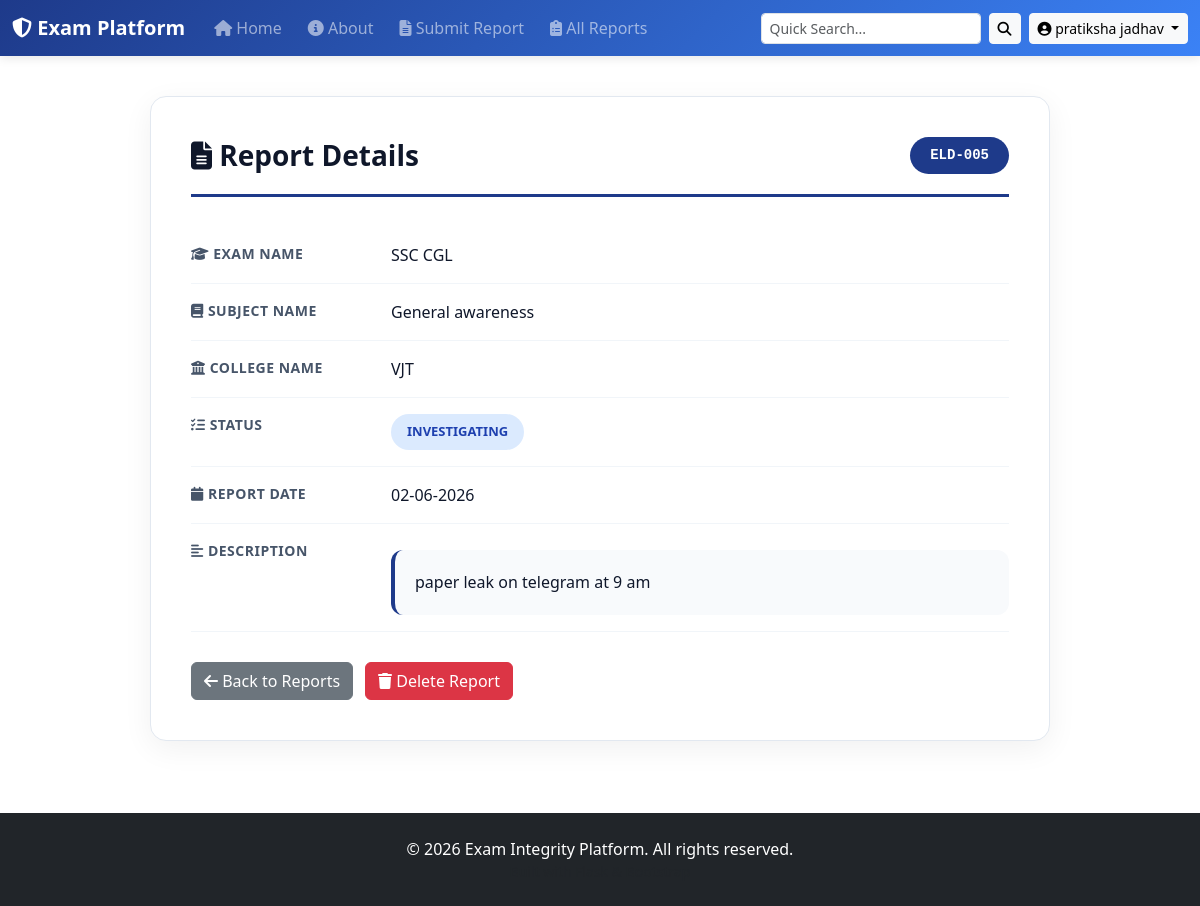
Screenshot of /report/5 (signed in) with the database file from the repository.
### tables this page shows
CREATE TABLE users (
                    id INTEGER PRIMARY KEY AUTOINCREMENT,
                    username TEXT UNIQUE NOT NULL,
                    password TEXT NOT NULL,
                    created_at TIMESTAMP DEFAULT CURRENT_TIMESTAMP
                );

CREATE TABLE entries (
            id INTEGER PRIMARY KEY AUTOINCREMENT,
            exam_name TEXT NOT NULL,
            subject_name TEXT NOT NULL,
            college_name TEXT NOT NULL,
            status TEXT NOT NULL,
            report_date TEXT NOT NULL,
            description TEXT NOT NULL,
            created_at TIMESTAMP DEFAULT CURRENT_TIMESTAMP
        );

### app.py (the view)
@app.route('/report/<int:id>')
@login_required
def view_report(id):
    conn = get_db()
    conn.row_factory = sqlite3.Row
    report = conn.execute('SELECT * FROM entries WHERE id =?', (id,)).fetchone()
    conn.close()
    if report is None:
        flash('Report not found!', 'error')
        return redirect(url_for('report_list'))
    report_dict = dict(report)
    report_dict['display_id'] = f"ELD-{report_dict['id']:03d}"
    report_dict['is_dummy'] = False
    if report_dict['report_date']:
        try:
            date_obj = datetime.strptime(report_dict['report_date'], '%Y-%m-%d')
            report_dict['report_date'] = date_obj.strftime('%d-%m-%Y')
        except:
            pass
    return render_template('detail.html', report=report_dict)

### app.py (called while the page is built)
@login_manager.user_loader
def load_user(user_id):
    conn = get_db()
    user = conn.execute('SELECT * FROM users WHERE id =?', (user_id,)).fetchone()
    conn.close()
    if user:
        return User(id=user['id'], username=user['username'])
    return None

### database.py (called while the page is built)
def get_db():
    conn = sqlite3.connect('myproject.db')
    conn.row_factory = sqlite3.Row
    return conn

### templates/detail.html (shortened to what this page needs)
{% extends "base.html" %}
{% block content %}
<link href="https://cdn.jsdelivr.net/npm/bootstrap@5.3.0/dist/css/bootstrap.min.css" rel="stylesheet">
<link rel="stylesheet" href="https://cdnjs.cloudflare.com/ajax/libs/font-awesome/6.4.0/css/all.min.css">
<div class="detail-wrapper">
    <div class="detail-card">
        <div class="detail-header">
            <h2><i class="fas fa-file-alt"></i> Report Details</h2>
            <span class="report-id-badge">{{ report.display_id }}</span>
        </div>
        <div class="detail-row">
            <div class="detail-label">
                <i class="fas fa-graduation-cap"></i> Exam Name
            </div>
            <div class="detail-value">{{ report.exam_name }}</div>
        </div>
        <div class="detail-row">
            <div class="detail-label">
                <i class="fas fa-book"></i> Subject Name
            </div>
            <div class="detail-value">{{ report.subject_name }}</div>
        </div>
        <div class="detail-row">
            <div class="detail-label">
                <i class="fas fa-university"></i> College Name
            </div>
            <div class="detail-value">{{ report.college_name }}</div>
        </div>
        <div class="detail-row">
            <div class="detail-label">
                <i class="fas fa-tasks"></i> Status
            </div>
            <div class="detail-value">
                <span class="status-badge status-{{ report.status }}">{{ report.status }}</span>
            </div>
        </div>
        <div class="detail-row">
            <div class="detail-label">
                <i class="fas fa-calendar"></i> Report Date
            </div>
            <div class="detail-value">{{ report.report_date }}</div>
        </div>
        <div class="detail-row">
            <div class="detail-label">
                <i class="fas fa-align-left"></i> Description
            </div>
            <div class="detail-value">
                <div class="description-box">{{ report.description or 'No description provided' }}</div>
            </div>
        </div>
        <div class="action-buttons">
            <a href="{{ url_for('report_list') }}" class="btn btn-secondary">
                <i class="fas fa-arrow-left"></i> Back to Reports
            </a>
            {% if not report.is_dummy %}
            <form action="{{ url_for('delete_report', id=report.id) }}" method="POST" style="margin:0;">
                <button type="submit" class="btn btn-danger"
                        onclick="return confirm('Are you sure you want to delete this report?');">
                    <i class="fas fa-trash"></i> Delete Report
                </button>
            </form>
            {% endif %}
        </div>
    </div>
</div>
{% endblock %}

### templates/base.html (shortened to what this page needs)
<!DOCTYPE html>
<html lang="en">
<head>
    <link href="https://cdn.jsdelivr.net/npm/bootstrap@5.3.0/dist/css/bootstrap.min.css" rel="stylesheet">
    <link rel="stylesheet" href="https://cdnjs.cloudflare.com/ajax/libs/font-awesome/6.4.0/css/all.min.css">
</head>
<body>
<nav class="navbar navbar-expand-lg navbar-dark" style="background: linear-gradient(135deg, #1e3a8a 0%, #3b82f6 100%);">
    <div class="container-fluid" style="max-width: 1400px;">
        <a class="navbar-brand" href="{{ url_for('home') }}">
            <i class="fas fa-shield-alt"></i> Exam Platform
        </a>
        <div class="collapse navbar-collapse" id="navbarContent">
            <ul class="navbar-nav me-auto mb-2 mb-lg-0">
                <li class="nav-item">
                    <a class="nav-link {% if request.endpoint == 'home' %}active{% endif %}" href="{{ url_for('home') }}">
                        <i class="fas fa-home"></i> Home
                    </a>
                </li>
                <li class="nav-item">
                    <a class="nav-link {% if request.endpoint == 'about' %}active{% endif %}" href="{{ url_for('about') }}">
                        <i class="fas fa-info-circle"></i> About
                    </a>
                </li>
                {% if current_user.is_authenticated %}
                <li class="nav-item">
                    <a class="nav-link {% if request.endpoint == 'form' %}active{% endif %}" href="{{ url_for('form') }}">
                        <i class="fas fa-file-alt"></i> Submit Report
                    </a>
                </li>
                <li class="nav-item">
                    <a class="nav-link {% if request.endpoint == 'report_list' %}active{% endif %}" href="{{ url_for('report_list') }}">
                        <i class="fas fa-clipboard-list"></i> All Reports
                    </a>
                </li>
                {% endif %}
            </ul>
            <div class="d-flex align-items-center gap-2">
                {% if current_user.is_authenticated %}
                <form class="d-flex" action="{{ url_for('report_list') }}" method="GET">
                    <input class="form-control form-control-sm search-input me-2"
                           type="search"
                           name="search"
                           placeholder="Quick Search..."
                           style="min-width: 200px;">
                    <button class="btn btn-light btn-sm" type="submit" title="Search">
                        <i class="fas fa-search"></i>
                    </button>
                </form>
                {% endif %}
                {% if current_user.is_authenticated %}
                    <div class="dropdown">
                        <button class="btn btn-light btn-sm dropdown-toggle" type="button" data-bs-toggle="dropdown">
                            <i class="fas fa-user-circle"></i> {{ current_user.username }}
                        </button>
                    </div>
                {% endif %}
            </div>
        </div>
    </div>
</nav>
<main class="container-fluid py-4" style="max-width: 1400px;">
    {% block content %}{% endblock %}
</main>
<footer class="bg-dark text-white text-center py-4 mt-5">
    <div class="container">
        <p class="mb-0">&copy; 2026 Exam Integrity Platform. All rights reserved.</p>
        <p class="text-muted small mb-0">Built with Flask & Bootstrap</p>
    </div>
</footer>
</body>
</html>

### templates/base.html (style rules this page uses)
body { font-family: 'Segoe UI', Tahoma, Geneva, Verdana, sans-serif; background: #f8fafc; }
.navbar { box-shadow: 0 2px 10px rgba(0,0,0,0.1); padding: 12px 0; }
.navbar-brand { font-size: 20px; font-weight: 800; }
.nav-link { font-weight: 500; margin: 0 5px; border-radius: 6px; transition: all 0.3s; }
.btn { font-weight: 600; border-radius: 8px; transition: all 0.3s; }
.search-input { border-radius: 8px; border: 2px solid rgba(255,255,255,0.3); background: rgba(255,255,255,0.1); color: white; }
.search-input::placeholder { color: rgba(255,255,255,0.7); }

### templates/detail.html (style rules this page uses)
.detail-wrapper { max-width: 900px; margin: 0 auto; }
.detail-card { background: white; border-radius: 16px; padding: 40px; box-shadow: 0 8px 30px rgba(0,0,0,0.06); border: 1px solid #e2e8f0; }
.detail-header { border-bottom: 3px solid #1e3a8a; padding-bottom: 20px; margin-bottom: 30px; display: flex; justify-content: space-between; align-items: center; }
.detail-header h2 { font-size: 28px; color: #0f172a; font-weight: 800; margin: 0; }
.report-id-badge { background: #1e3a8a; color: white; padding: 8px 20px; border-radius: 20px; font-family: monospace; font-weight: 700; font-size: 14px; }
.detail-row { display: flex; padding: 16px 0; border-bottom: 1px solid #f1f5f9; }
.detail-label { flex: 0 0 200px; font-weight: 700; color: #475569; font-size: 14px; text-transform: uppercase; letter-spacing: 0.5px; }
.detail-value { flex: 1; color: #0f172a; font-size: 16px; }
.status-badge { padding: 8px 16px; border-radius: 20px; font-size: 13px; font-weight: 700; text-transform: uppercase; display: inline-block; }
.status-Investigating { background: #dbeafe; color: #1e40af; }
.description-box { background: #f8fafc; padding: 20px; border-radius: 12px; border-left: 4px solid #1e3a8a; margin-top: 10px; white-space: pre-wrap; line-height: 1.6; }
.action-buttons { margin-top: 30px; display: flex; gap: 12px; }

### rows the page displays
users: username "pratiksha jadhav"
entries: exam_name "SSC CGL", subject_name "General awareness", college_name "VJT", status "INVESTIGATING", report_date "02-06-2026", description "paper leak on telegram at 9 am"

### other values shown
{{ report.display_id }} "ELD-005"
